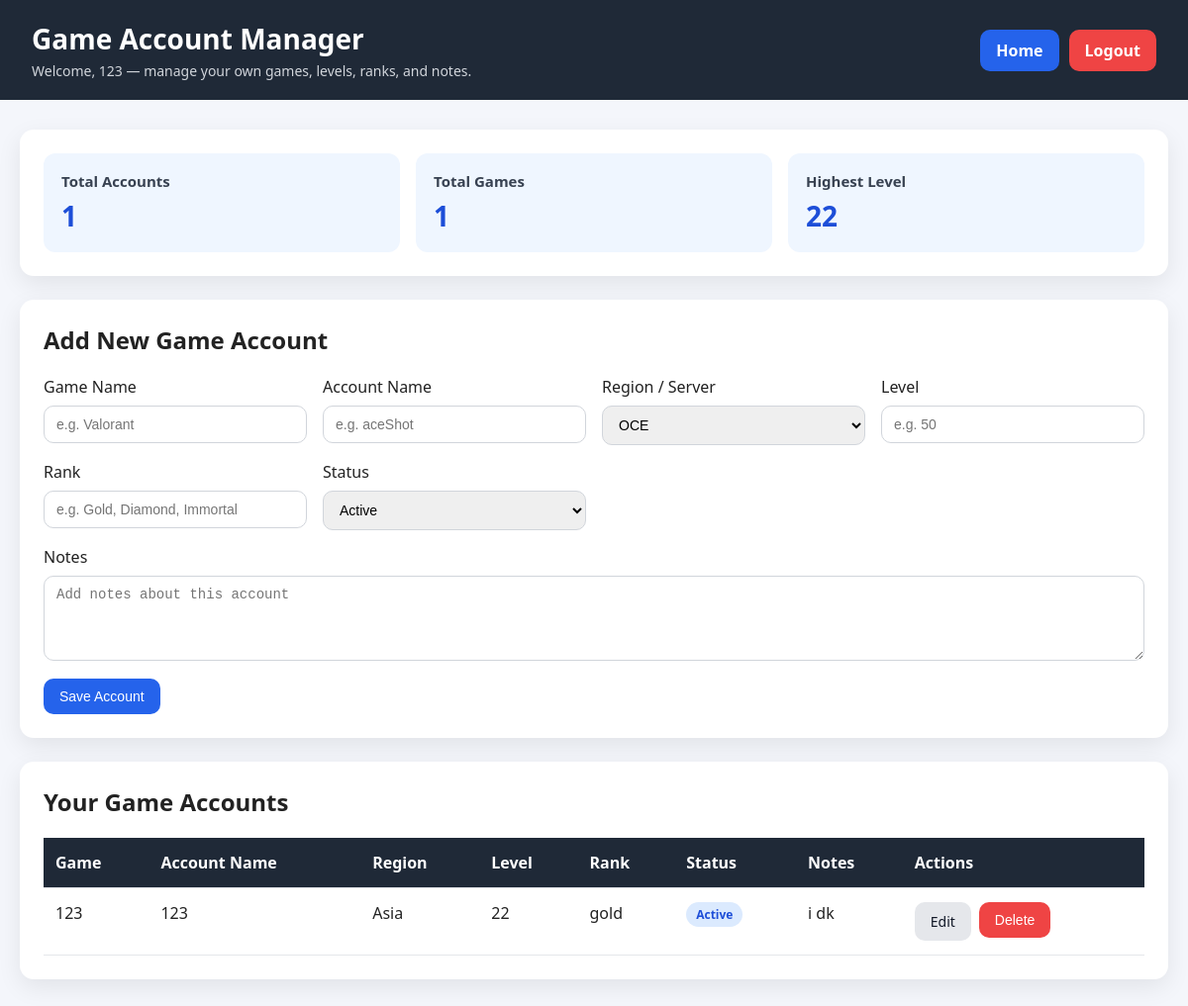
The app's page /dashboard (signed in) with its own data.
### app.py (models this page shows, shortened)
class User(db.Model):
    __tablename__ = "users"
    id: Mapped[int] = mapped_column(primary_key=True)
    username: Mapped[str] = mapped_column(String(50), unique=True, nullable=False)
    email: Mapped[str] = mapped_column(String(120), unique=True, nullable=False)
    password_hash: Mapped[str] = mapped_column(String(255), nullable=False)
    is_admin: Mapped[bool] = mapped_column(default=False)  # Add this line
    game_accounts: Mapped[list["GameAccount"]] = relationship(
        "GameAccount",
        back_populates="user",
        cascade="all, delete-orphan",
        order_by="GameAccount.id.desc()"
    )

class GameAccount(db.Model):
    __tablename__ = "game_accounts"
    id: Mapped[int] = mapped_column(primary_key=True)
    game_name: Mapped[str] = mapped_column(String(100), nullable=False)
    account_name: Mapped[str] = mapped_column(String(100), nullable=False)
    region: Mapped[str] = mapped_column(String(50), nullable=False, default="OCE")
    level: Mapped[int] = mapped_column(Integer, nullable=False, default=1)
    rank: Mapped[str] = mapped_column(String(50), nullable=False, default="Unranked")
    status: Mapped[str] = mapped_column(String(20), nullable=False, default="Active")
    notes: Mapped[str] = mapped_column(String(500), nullable=False, default="")
    user_id: Mapped[int] = mapped_column(ForeignKey("users.id"), nullable=False)
    user: Mapped["User"] = relationship("User", back_populates="game_accounts")

### app.py (the view)
@app.route("/dashboard")
@login_required
def dashboard():
    user = db.session.get(User, session["user_id"])
    accounts = GameAccount.query.filter_by(user_id=user.id).order_by(GameAccount.id.desc()).all()
    total_accounts = len(accounts)
    total_games = len({account.game_name.lower() for account in accounts})
    highest_level = max((account.level for account in accounts), default=0)
    return render_template(
        "dashboard.html",
        user=user,
        accounts=accounts,
        total_accounts=total_accounts,
        total_games=total_games,
        highest_level=highest_level
    )

### app.py (called while the page is built)
def login_required(view_func):
    @wraps(view_func)
    def wrapped_view(*args, **kwargs):
        if "user_id" not in session:
            flash("Please log in to access that page.", "warning")
            return redirect(url_for("login"))
        return view_func(*args, **kwargs)
    return wrapped_view

@app.context_processor
def inject_current_user():
    user = None
    user_id = session.get("user_id")
    if user_id is not None:
        user = db.session.get(User, user_id)
    return {"current_user": user}

### templates/dashboard.html (shortened to what this page needs)
<!DOCTYPE html>
<html lang="en">
<head>
</head>
<body>
<header>
    <div>
        <h1>Game Account Manager</h1>
        <p>Welcome, {{ user.username }} — manage your own games, levels, ranks, and notes.</p>
    </div>
    <div class="header-actions">
        <a href="{{ url_for('home') }}" class="header-btn home-btn">Home</a>
        <a href="{{ url_for('logout') }}" class="header-btn logout-btn">Logout</a>
    </div>
</header>
<div class="container">
    <section class="card">
        <div class="stats">
            <div class="stat-box">
                <h3>Total Accounts</h3>
                <p>{{ total_accounts }}</p>
            </div>
            <div class="stat-box">
                <h3>Total Games</h3>
                <p>{{ total_games }}</p>
            </div>
            <div class="stat-box">
                <h3>Highest Level</h3>
                <p>{{ highest_level }}</p>
            </div>
        </div>
    </section>
    <section class="card">
        <h2>{{ "Edit Game Account" if editing_account else "Add New Game Account" }}</h2>
        <form method="POST" action="{% if editing_account %}{{ url_for('update_account', account_id=editing_account.id) }}{% else %}{{ url_for('add_account') }}{% endif %}">
            <div class="form-grid">
                <div class="form-group">
                    <label for="game_name">Game Name</label>
                    <input
                        id="game_name"
                        name="game_name"
                        type="text"
                        placeholder="e.g. Valorant"
                        value="{{ editing_account.game_name if editing_account else '' }}"
                        required
                    />
                </div>
                <div class="form-group">
                    <label for="account_name">Account Name</label>
                    <input
                        id="account_name"
                        name="account_name"
                        type="text"
                        placeholder="e.g. aceShot"
                        value="{{ editing_account.account_name if editing_account else '' }}"
                        required
                    />
                </div>
                <div class="form-group">
                    <label for="region">Region / Server</label>
                    <select id="region" name="region" required>
                        {% set selected_region = editing_account.region if editing_account else 'OCE' %}
                        <option value="OCE" {% if selected_region == 'OCE' %}selected{% endif %}>OCE</option>
                    </select>
                </div>
                <div class="form-group">
                    <label for="level">Level</label>
                    <input
                        id="level"
                        name="level"
                        type="number"
                        min="1"
                        placeholder="e.g. 50"
                        value="{{ editing_account.level if editing_account else '' }}"
                        required
                    />
                </div>
                <div class="form-group">
                    <label for="rank">Rank</label>
                    <input
                        id="rank"
                        name="rank"
                        type="text"
                        placeholder="e.g. Gold, Diamond, Immortal"
                        value="{{ editing_account.rank if editing_account else '' }}"
                        required
                    />
                </div>
                <div class="form-group">
                    <label for="status">Status</label>
                    {% set selected_status = editing_account.status if editing_account else 'Active' %}
                    <select id="status" name="status" required>
                        <option value="Active" {% if selected_status == 'Active' %}selected{% endif %}>Active</option>
                    </select>
                </div>
            </div>
            <div class="form-group notes-group">
                <label for="notes">Notes</label>
                <textarea
                    id="notes"
                    name="notes"
                    rows="4"
                    placeholder="Add notes about this account"
                >{{ editing_account.notes if editing_account else '' }}</textarea>
            </div>
            <div class="form-actions">
                <button type="submit" class="primary-btn">
                    {{ "Update Account" if editing_account else "Save Account" }}
                </button>
            </div>
        </form>
    </section>
    <section class="card">
        <h2>Your Game Accounts</h2>
        {% if accounts %}
            <table>
                <thead>
                    <tr>
                        <th>Game</th>
                        <th>Account Name</th>
                        <th>Region</th>
                        <th>Level</th>
                        <th>Rank</th>
                        <th>Status</th>
                        <th>Notes</th>
                        <th>Actions</th>
                    </tr>
                </thead>
                <tbody>
                    {% for account in accounts %}
                        <tr>
                            <td data-label="Game">{{ account.game_name }}</td>
                            <td data-label="Account Name">{{ account.account_name }}</td>
                            <td data-label="Region">{{ account.region }}</td>
                            <td data-label="Level">{{ account.level }}</td>
                            <td data-label="Rank">{{ account.rank }}</td>
                            <td data-label="Status">
                                <span class="tag">{{ account.status }}</span>
                            </td>
                            <td data-label="Notes">{{ account.notes or "-" }}</td>
                            <td data-label="Actions">
                                <div class="actions">
                                    <a href="{{ url_for('dashboard', edit=account.id) }}" class="link-btn secondary-btn">Edit</a>
                                    <form class="inline-form" method="POST" action="{{ url_for('delete_account', account_id=account.id) }}" onsubmit="return confirm('Delete this account?');">
                                        <button type="submit" class="danger-btn">Delete</button>
                                    </form>
                                </div>
                            </td>
                        </tr>
                    {% endfor %}
                </tbody>
            </table>
        {% else %}
            <div class="empty-state">
                <p>No game accounts yet. Add your first one above.</p>
            </div>
        {% endif %}
    </section>
</div>
</body>
</html>

### templates/dashboard.html (style rules this page uses)
* { box-sizing: border-box; }
body { margin: 0; font-family: "Segoe UI", Tahoma, Geneva, Verdana, sans-serif; background: #f4f6fb; color: #222; }
header { background: #1f2937; color: white; padding: 20px 32px; display: flex; justify-content: space-between; align-items: center; gap: 16px; flex-wrap: wrap; }
header h1 { margin: 0; font-size: 28px; }
header p { margin: 4px 0 0; font-size: 14px; color: #d1d5db; }
.header-actions { display: flex; gap: 10px; flex-wrap: wrap; }
.header-btn { display: inline-block; padding: 10px 16px; border-radius: 10px; text-decoration: none; font-weight: 600; border: none; cursor: pointer; }
.home-btn { background: #2563eb; color: white; }
.logout-btn { background: #ef4444; color: white; }
.container { max-width: 1200px; margin: 30px auto; padding: 0 20px; }
.card { background: white; border-radius: 14px; box-shadow: 0 8px 24px rgba(0, 0, 0, 0.08); padding: 24px; margin-bottom: 24px; }
.stats { display: grid; grid-template-columns: repeat(auto-fit, minmax(180px, 1fr)); gap: 16px; }
.stat-box { background: #eff6ff; border-radius: 12px; padding: 18px; }
.stat-box h3 { margin: 0 0 6px; font-size: 15px; color: #374151; }
.stat-box p { margin: 0; font-size: 28px; font-weight: bold; color: #1d4ed8; }
h2 { margin-top: 0; }
form { margin: 0; }
.form-grid { display: grid; grid-template-columns: repeat(auto-fit, minmax(220px, 1fr)); gap: 16px; }
.form-group { display: flex; flex-direction: column; gap: 8px; }
.notes-group { margin-top: 16px; }
input, select, textarea { width: 100%; padding: 10px 12px; border: 1px solid #d1d5db; border-radius: 10px; font-size: 14px; }
.form-actions { margin-top: 18px; display: flex; gap: 10px; flex-wrap: wrap; }
button, .link-btn { border: none; border-radius: 10px; padding: 10px 16px; font-size: 14px; cursor: pointer; transition: 0.2s ease; text-decoration: none; display: inline-block; }
.primary-btn { background: #2563eb; color: white; }
.secondary-btn { background: #e5e7eb; color: #111827; }
.danger-btn { background: #ef4444; color: white; }
table { width: 100%; border-collapse: collapse; margin-top: 16px; }
thead { background: #1f2937; color: white; }
th, td { text-align: left; padding: 14px 12px; border-bottom: 1px solid #e5e7eb; vertical-align: top; }
.actions { display: flex; gap: 8px; flex-wrap: wrap; }
.inline-form { display: inline; }
.tag { display: inline-block; background: #dbeafe; color: #1d4ed8; padding: 4px 10px; border-radius: 999px; font-size: 12px; font-weight: bold; }

### records on screen
User: username "123"
GameAccount: game_name "123", account_name "123", region "Asia", level "22", rank "gold", status "Active", notes "i dk"

### other values on screen
{{ total_accounts }} "1"
{{ total_games }} "1"
{{ highest_level }} "22"
{{ "Edit Game Account" if editing_account else "Add New Game Account" }} "Add New Game Account"
{{ "Update Account" if editing_account else "Save Account" }} "Save Account"
